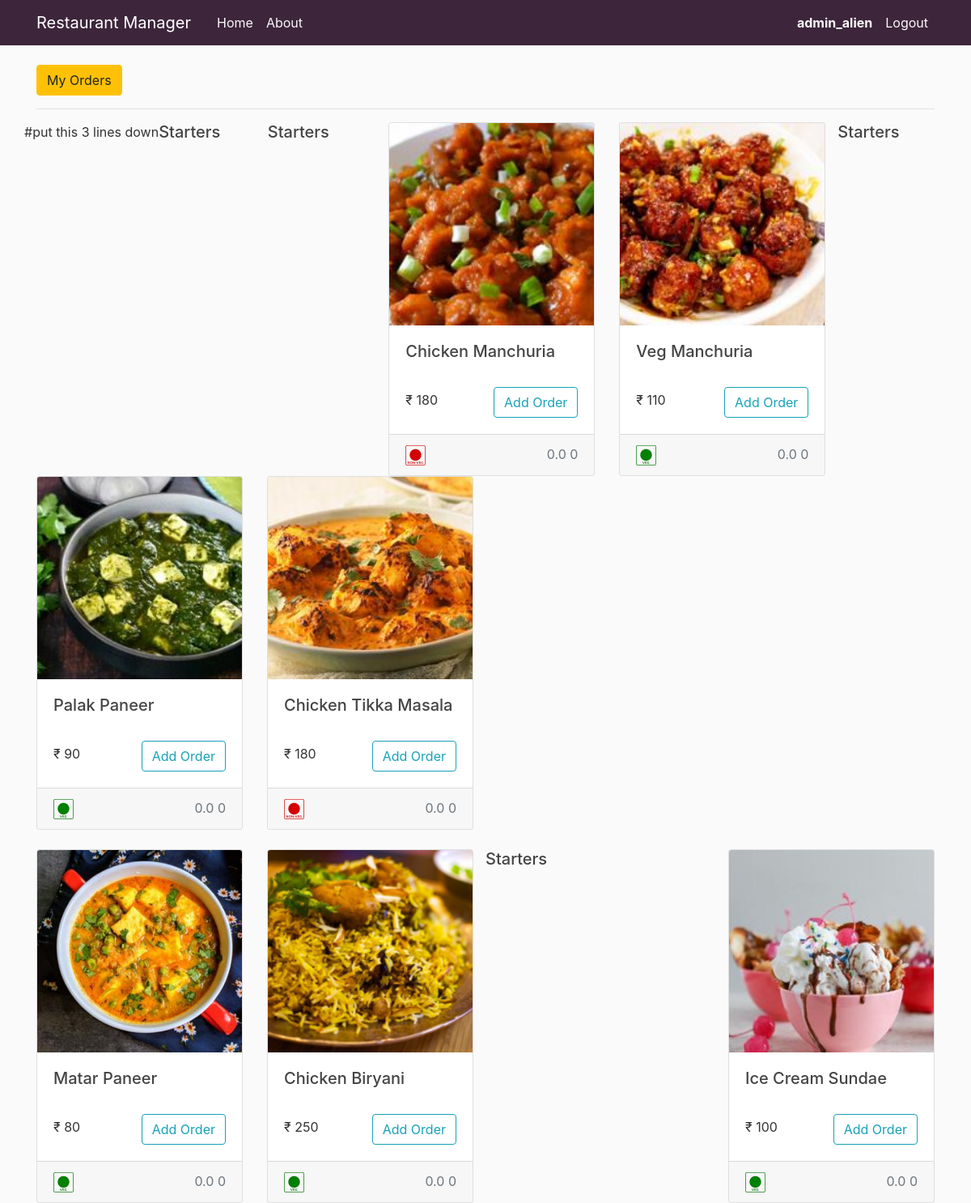
The page /menu/ (signed in) on the database its author committed.
### home/models.py (models this page shows, shortened)
class Menu(models.Model):
    name = models.CharField(max_length=100)
    price = models.IntegerField(default=0)
    rating = models.FloatField(default=0)
    votes = models.IntegerField(default=0)
    veg = models.BooleanField(default=True)
    category_choices = (
        (1, 'Starters'),
        (2, 'Main Course'),
        (3, 'Desserts'),
        (4, 'Berverages'),
        (5, 'Misc'),
    )
    category = models.IntegerField(choices=category_choices, default=5)
    image = models.ImageField(default='default.jpg', upload_to='food')

### home/views.py (the view)
# urls.py: path('menu/', views.menu_view, name='home-menu'),
def menu_view(request):
    menus = Menu.objects.order_by('category')
    categories = ['Starters', 'Main Course', 'Bevrages', 'Desserts']
    numbers = [0,1,2,3]
    context = {
        'menus': menus,
        'categories': categories,
        'nums': numbers,
    }
    return render(request, "home/menu.html", context)

### home/templates/home/menu.html (shortened to what this page needs)
{% extends 'blog/base.html' %}
{% load static %}
{% block content %}
    <button id="order" class="btn btn-warning">My Orders</button>
    <hr>
    <div class="row" > #put this 3 lines down
        {% for index in nums %}
            <h5>{{ categories.0 }}</h5> <hr>
            {% for menu in menus %}
                {% if menu.category is index %}
                    <div class="col-md-3">
                        <div class="card">
                            <img src="{{ menu.image.url }}" class="card-img-top" alt="{{ menu.name }}"
                            style="width: 100%; height: 250px; object-fit: cover;" />
                            <div class="card-body">
                                <h5 class="card-text">{{ menu.name }}</h5> <br>
                                <div class="row">
                                    <div class="col-xl-6">
                                        <p class="card-text mt-1">₹ {{ menu.price }}</p>
                                    </div>
                                    <div class="col-xl-6">
                                        <div style="float: right;" >
                                            <button id="{{ menu.id }}" class="btn btn-outline-info" >Add Order</button>
                                        </div>
                                    </div>
                                </div>
                            </div>
                            <div class="card-footer text-muted text-centered container-fluid" style="display: inline;">
                                <div class="row">
                                    <div class="col-md-8">
                                        {% if menu.veg == True %}
                                            <img src="/media/veg.png" alt="veg" width="25" height="25">
                                        {% else %}
                                            <img src="/media/non-veg.png" alt="non-veg" width="25" height="25">
                                        {% endif %}
                                    </div>
                                    <div class="col-md-4">
                                        <span style="float:right; text-align: right;">
                                            {{ menu.rating }}
                                            {{ menu.votes }}
                                        </span>
                                    </div>
                                </div>
                            </div>
                        </div>
                    </div>
                    {% if forloop.counter|divisibleby:"4" and not forloop.last %}
                    </div><br><div class="row">
                    {% endif %}
                {% endif %}
            {% endfor %}
        {% endfor %}
    </div>
{% endblock content %}

### blog/templates/blog/nav.html (shortened to what this page needs)
<header class="site-header">
  <nav class="navbar navbar-expand-md navbar-dark bg-steel fixed-top">
    <div class="container">
      <a class="navbar-brand mr-4" href="{% url 'home' %}">Restaurant Manager</a>
      <div class="collapse navbar-collapse" id="navbarToggle">
        <div class="navbar-nav mr-auto">
          <a class="nav-item nav-link" href="{% url 'home' %}">Home</a>
          <a class="nav-item nav-link" href="{% url 'blog-home' %}">About</a>
        </div>
        <div class="navbar-nav">
          {% if user.is_authenticated %}
            <div class="navbar-nav">
              <a class="nav-item nav-link" href="{% url 'users-profile' %}"><b>{{ user.username }}</b></a>
              <a class="nav-item nav-link" href="{% url 'users-logout' %}">Logout</a>
            </div>
          {% else %}
            <a class="nav-item nav-link" href="{% url 'users-login' %}">Login</a>
            <a class="nav-item nav-link" href="{% url 'users-register' %}">Register</a>
          {% endif %}
        </div>
      </div>
    </div>
  </nav>
</header>

### blog/static/blog/css/style.css (style rules this page uses)
:root { --main-accent: #3D253B; --main-accent-text: #FAFAFA; }
body { background: #fafafa; color: #333333; margin-top: 5rem; }
h1, h2, h3, h4, h5, h6 { color: #444444; }
.bg-steel { background-color: var(--main-accent); }
.site-header .navbar-nav .nav-link { color: var(--main-accent-text); }

### rows shown on the page
Menu: image (picture), name "Chicken Manchuria", price "180", veg False (drawn), rating "0.0", votes "0"
Menu: image (placeholder picture), name "Veg Manchuria", price "110", veg True (drawn), rating "0.0", votes "0"
Menu: image (picture), name "Palak Paneer", price "90", veg True (drawn), rating "0.0", votes "0"
Menu: image (picture), name "Chicken Tikka Masala", price "180", veg False (drawn), rating "0.0", votes "0"
Menu: image (picture), name "Matar Paneer", price "80", veg True (drawn), rating "0.0", votes "0"
Menu: image (picture), name "Chicken Biryani", price "250", veg True (drawn), rating "0.0", votes "0"
Menu: image (picture), name "Ice Cream Sundae", price "100", veg True (drawn), rating "0.0", votes "0"

### other values the page prints
{{ user.username }} "admin_alien"
{{ categories.0 }} "Starters" "Starters" "Starters" "Starters"
